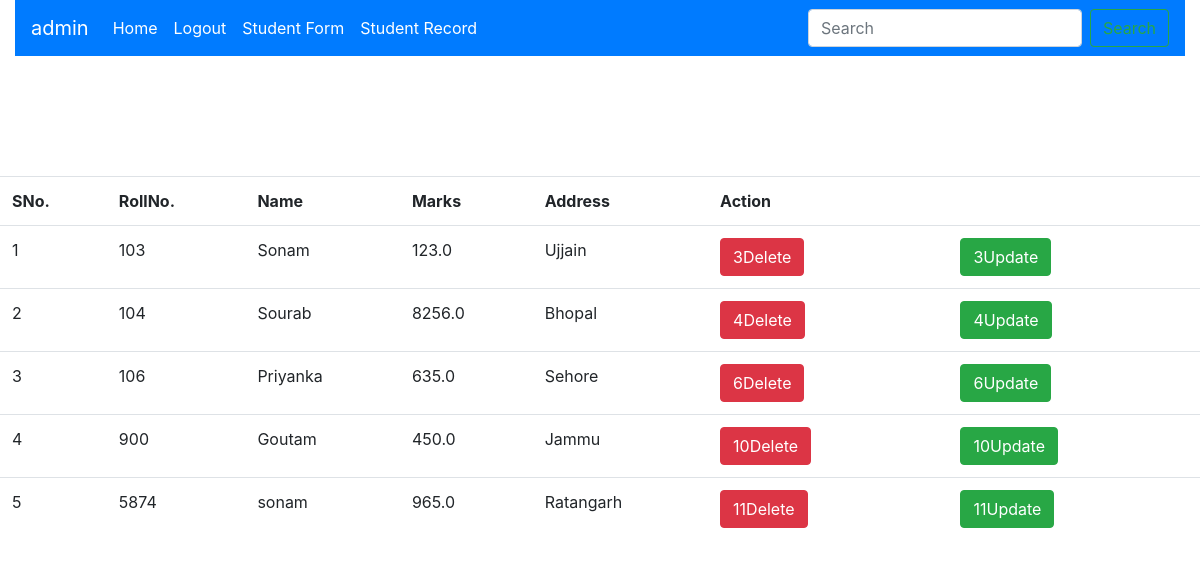
Screenshot of /studentrecord/ (signed in) with the database file from the repository.
### testapp/models.py (models this page shows)
class Student(models.Model):
    sroll=models.IntegerField()
    sname=models.CharField(max_length=255)
    smarks=models.FloatField()
    sadd=models.CharField(max_length=255)

### testapp/views.py (the view)
# urls.py: path('studentrecord/',views.StudentListView.as_view(), name="student_record"),
class StudentListView(ListView):
    model = Student
    template_name='testapp/student_record.html'
    context_object_name='students'

### templates/testapp/student_record.html
{%extends 'testapp/homepage.html'%}
{%load static %}
{%block content%}
<div class="table-responsive">
      <table class="table">
        {% if students %}
        <tr>
          <th>SNo.</th><th>RollNo.</th><th>Name</th><th>Marks</th><th>Address</th><th colspan="5">Action</th>
        </tr>
        {%for i in students%}
        <tr>
        <td>{{forloop.counter}}</td><td>{{i.sroll}}</td><td>{{i.sname}}</td><td>{{i.smarks}}</td><td>{{i.sadd}}</td>
        <td><a href="/studentdelete/{{i.id}}" type="button" class="btn btn-danger" name="button">{{i.id}}Delete</a></td><td></td>
        <td><a href="/studentupdate/{{i.id}}" type="button" class="btn btn-success" name="button">{{i.id}}Update</a></td><td></td>
        </tr><br>
        {%endfor%}
      </table>
  {%else%}
  No Record Found
  {%endif%}
</div>
{%endblock%}

### templates/testapp/homepage.html (shortened to what this page needs)
<!DOCTYPE html>
<html lang="en">
<head>
  <link rel="stylesheet" href="https://maxcdn.bootstrapcdn.com/bootstrap/4.5.2/css/bootstrap.min.css">
</head>
<body>
  <div class="container-fluid">
    <nav class="navbar navbar-expand-lg navbar-dark bg-primary">
    <a class="navbar-brand" href="#">{{user.username}}</a>
    <div class="collapse navbar-collapse" id="navbarSupportedContent">
      <ul class="navbar-nav mr-auto">
        <li class="nav-item active">
          <a class="nav-link" href="#">Home <span class="sr-only">(current)</span></a>
        </li>
        {% if user.is_authenticated %}
        <li class="nav-item active">
          <a class="nav-link" href="/accounts/logout">Logout <span class="sr-only">(current)</span></a>
        </li>
        <li class="nav-item active">
          <a class="nav-link" href="/studentform">Student Form <span class="sr-only">(current)</span></a>
        </li>
        <li class="nav-item active">
          <a class="nav-link" href="/studentrecord">Student Record <span class="sr-only">(current)</span></a>
        </li>
        {%endif%}
      </ul>
      <form class="form-inline my-2 my-lg-0">
        <input class="form-control mr-sm-2" type="search" placeholder="Search" aria-label="Search">
        <button class="btn btn-outline-success my-2 my-sm-0" type="submit">Search</button>
      </form>
    </div>
  </nav>
  </div>
{%block content%}
{%endblock%}
</body>
</html>

### rows the page displays
Student: sroll "103", sname "Sonam", smarks "123.0", sadd "Ujjain", id "3"
Student: sroll "104", sname "Sourab", smarks "8256.0", sadd "Bhopal", id "4"
Student: sroll "106", sname "Priyanka", smarks "635.0", sadd "Sehore", id "6"
Student: sroll "900", sname "Goutam", smarks "450.0", sadd "Jammu", id "10"
Student: sroll "5874", sname "sonam", smarks "965.0", sadd "Ratangarh", id "11"

### other values shown
{{ user.username }} "admin"
